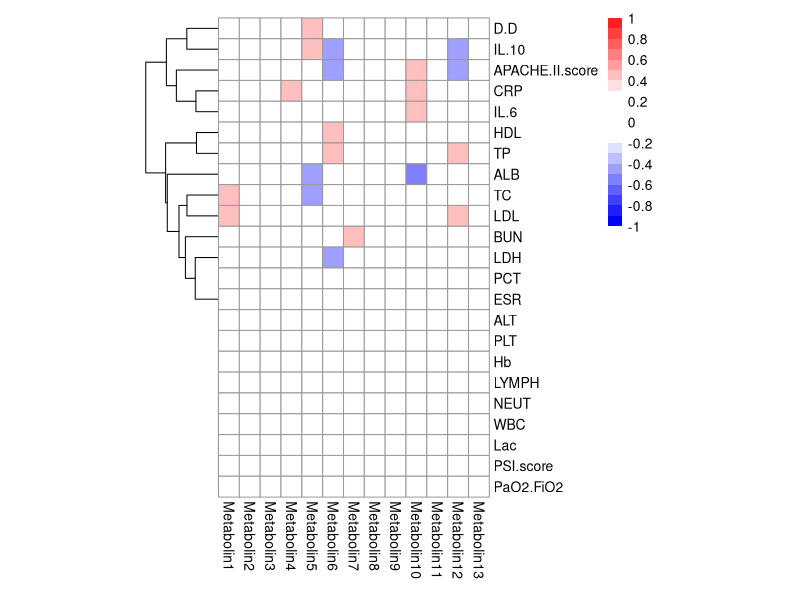
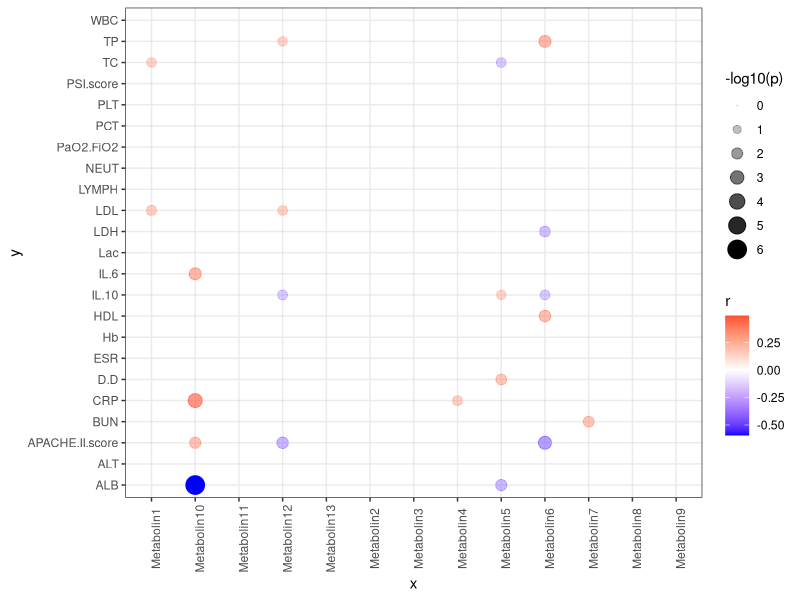

The R source for these figures, in order:
library(psych)
genedat <- read.table('index.txt', header = TRUE, sep = '\t')
antidat <- read.table('meta.txt',header = TRUE, sep = '\t')

res <- corr.test(genedat, antidat, use = 'pairwise', 
                 method = 'spearman', adjust = 'holm',
                 alpha = 0.05)
res$p.adj
res$r

library(pheatmap)
pdat <- res$r
pdat2 <- matrix(ifelse(abs(pdat) <= 0.3, 0, pdat), nrow(pdat))
pdat2 <- matrix(ifelse(res$p.adj >= 0.05, 0, pdat2), nrow(pdat))

colnames(pdat2) <- colnames(pdat)
rownames(pdat2) <- rownames(pdat)

bk <- seq(-1, 1, by = 0.1)
bk
length(bk)

mycol <- c(colorRampPalette(c('blue', 'white'))(9), 
           colorRampPalette(c('white', 'white'))(3),
           colorRampPalette(c('white', 'red'))(9))

pheatmap(pdat2, cellwidth = 15, cellheight = 15,
         cluster_cols = FALSE,
         color = mycol,
         legend_breaks = seq(-1,1,by = 0.2),
         breaks = bk)

pdat3 <- data.frame(x = rep(colnames(pdat2), each = 23),
                       y = rep(rownames(pdat2), 13),
                       r = as.vector(res$r),
                       p = as.vector(
                         ifelse(res$p.adj >= 0.05, 1, res$p.adj)
                       ))

library(ggplot2)
ggplot(pdat3, aes(x,y, colour = r, size = -log10(p))) +
  geom_point(aes(alpha = -log10(p))) + 
  scale_color_gradient2(low = 'blue',
                        mid = 'white',
                        high = 'red',
                        midpoint = 0) +
  scale_size_area() + theme_bw() +
  theme(axis.text.x = element_text(angle = 90))
